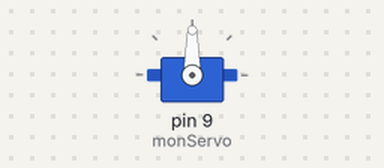
A sketch run on a simulated Arduino Uno, built with avr-gcc and run on an emulated ATmega328P. Shown: servo.

Above: at 0.05 s.
At 4.5 s:
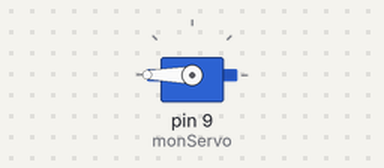
At 9.0 s:
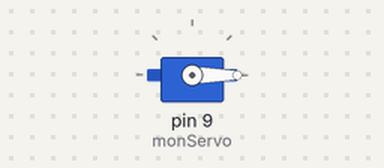
Timing chart, 0 to 11.7 s (numbered marks = the images above):
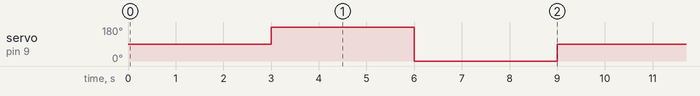

Measured:
- by itself, servo on pin 9 (monServo): repeats every 9.0 s: 0° 3.0 s, 90° 3.0 s, 180° 3.0 s

The sketch:

servo_test.ino
```cpp
#include <Servo.h>
Servo monServo;
void setup() {
  monServo.attach(9);  // Broche de signal du servo (SG92R)
}
void loop() {
  // --- État 1 : ARRÊT ---
  monServo.write(90);      // Signal d'arrêt pour servo à rotation continue  1500 ms
  delay(3000);             // Attendre 3 secondes
  // --- État 2 : MARCHE AVANT ---
  monServo.write(180);     // Rotation dans un sens (avant) 2500 ms
  delay(3000);             // Attendre 3 secondes
  // --- État 3 : MARCHE ARRIÈRE ---
  monServo.write(0);       // Rotation dans l'autre sens (arrière)  500 ms
  delay(3000);             // Attendre 3 secondes
}
```
